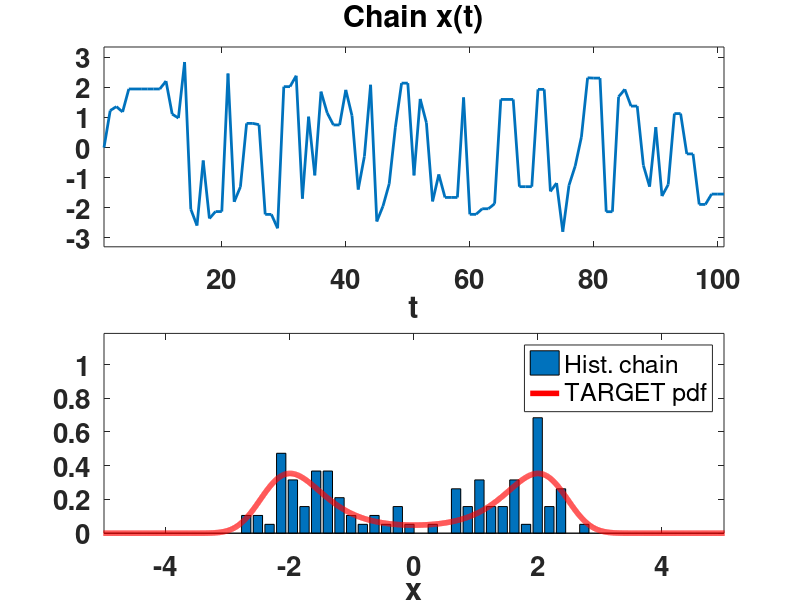
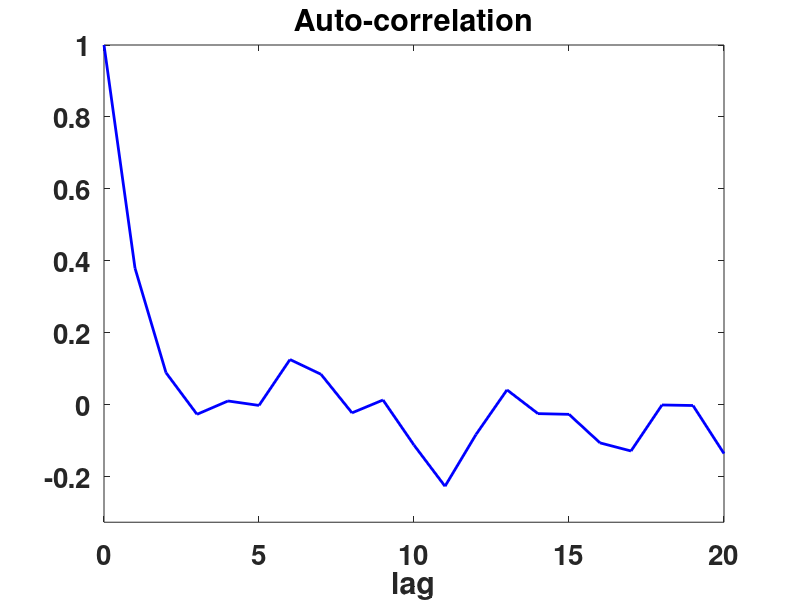

MATLAB code for these plots, in order:
%%%%%%%%%%%%%%%%%%%%%%%%%%%%%%%%%%%%%%%%%%%%%%%%%%%%%
%%%%%%%%%%%%%%%%%%%%%%%%%%%%%%%%%%%%%%%%%%%%%%%%%%%%%
%%%%           Example of an                       %%
%%%% Ensemble MCMC with an independent proposal    %%
%%%%                                               %%  
%%%%%%%%%%%%%%%%%%%%%%%%%%%%%%%%%%%%%%%%%%%%%%%%%%%%%
%%%%%%%%%%%%%%%%%%%%%%%%%%%%%%%%%%%%%%%%%%%%%%%%%%%%%
clear all
close all
clc
disp('%%%%%%%%%%%%%%%%%%%%%%%%%%%%%%%%%%%%%%%%%%%%%%%%%%%%%%%%%%%%%%%%%%%%%')
disp(['%% Ensemble MCMC with an independent proposal pdf  %%'])
disp('%%%%%%%%%%%%%%%%%%%%%%%%%%%%%%%%%%%%%%%%%%%%%%%%%%%%%%%%%%%%%%%%%%%%%')
disp(' ')
%%%%%%%%%%%%%%%%%%%%%%%%%%%%%%
%%% Bimodal Target function %%
%%%%%%%%%%%%%%%%%%%%%%%%%%%%%%
Tar=@(x) exp(-(x.^2-4).^2/(8));
%%%%%%%%%%%%%%%%%%%%%%%%%%%%%%%%%%%%%%%%%%%%%%%%%%%%%%%%%%%%%%%%%%%%%%%%%%%
%%%%%%%%%%%%%%%%%%%%%%%%%%%%%%%%
%%% Proposal functio function %%
%%%%%%%%%%%%%%%%%%%%%%%%%%%%%%%%
mu_p=0;  %%% parameter of the proposal
sig_p=3; %%% parameter of the proposal 
Prop=@(x) exp(-(x-mu_p).^2/(2*sig_p^2));  %%% proposal
%%%%%%%%%%%%%%%%%%%%%%%%%%%%%%%%%%%%%%%%%%%%%%%%%%%%%%%%%%%%%%%%%%%%%%%%%%%
%%% Ask for the number of tries
N_tries=input('Select the number of tries (N>0) : ');
if N_tries<=0
    disp('Number of tries = 1')
    N_tries=1;
end
disp(' ')
%%%%%%%%%%%%%%%%%%%%%%%%%%%%%%%%%%%%%%%%%%%%%%%%%%%%%%%%%%%%%%%%%%%%%%%%%%%
T=input('Number of MCMC iterations (T>=100) : ');
if T<=100
    disp('T = 100')
    T=100;%%% number of iterations of the MCMC chains
end
disp(' ')
%%%%%
cont_accepted_jumps=0; %%% aux variables
%%%%%%%%%%%%%%%%%%%%%%%%%%%%%%%%%%%%%%%%%%%%%%%
%%%%  starting point of the chain          %%%%  
%%%%%%%%%%%%%%%%%%%%%%%%%%%%%%%%%%%%%%%%%%%%%%%
x=0;
%%%%%%%%%%%%%%%%%
%%%% MAIN LOOP %%
%%%%%%%%%%%%%%%%%
for t=2:T+1
%%%%%%%%%%%%%%%%%%%%%%%%%%%%%%%%%%%%%%%
%%%%% Generate N_tries candidates %%%%%
%%%%%%%%%%%%%%%%%%%%%%%%%%%%%%%%%%%%%%%
x_c=mu_p+sig_p*randn(1,N_tries); 
%%%%%%%%%%%%%%%%%%%%%%%%%%%%%%%%%%%%%%%%%%%%%%%
%%%% Add the previous state                %%%%
%%%%%%%%%%%%%%%%%%%%%%%%%%%%%%%%%%%%%%%%%%%%%%%
x_compl=[x_c x(t-1)];
%%%%%%%%%%%%%%%%%%%%%%%%%%%%%%%%%%%%%%%%%%%%%%
%%%% Compute IS weights                   %%%%
%%%%%%%%%%%%%%%%%%%%%%%%%%%%%%%%%%%%%%%%%%%%%%
w_compl=Tar(x_compl)./Prop(x_compl);
w_compl=w_compl+10^(-323); %%% avoiding computational issues
wn=w_compl/sum(w_compl);
%%%%%%%%%%%%%%%%%%%%%%%
%%% Pick one sample %%%
%%%%%%%%%%%%%%%%%%%%%%%
pos=randsrc(1,1,[1:N_tries+1; wn]);
x(t)=x_compl(:,pos);
%%%%%%%%%%%%%%%%%%%%%%%%%%
        if x(t)~=x(t-1)
            cont_accepted_jumps=cont_accepted_jumps+1;
        end
end %%%% END MAIN LOOP
%%%%%%%%%%%%%%%%%%%%%%%%%%%%%%%%%%%%%%%%%%%%%%%%%%%%%%%%%%%%%%%%%%%%%%%%%%%
%%%%%%%%%%%%%%%%%%%%%%%%%%%%%%%%%%%%%%%%%%%%%%%%%%%%%%%%%%%%%%%%%%%%%%%%%%%
%%% SHOWING some performance measures
aux=x-mean(x);
for i=1:20
  AutoCorr_lag(i)=sum(aux(1:end-i).*aux(i+1:end))/sum(aux(1:end).*aux(1:end));
end
RateJumps=cont_accepted_jumps./T;
disp('------------------------------------------------------ ')
disp(['Rate of jumps (acceptance rate) at this run : ',num2str(RateJumps)])
disp(' ')
disp(['AutoCorr at lag-1 at this run : ',num2str(AutoCorr_lag(1))])
disp(['AutoCorr at lag-2 at this run : ',num2str(AutoCorr_lag(2))])
disp(['AutoCorr at lag-10 at this run : ',num2str(AutoCorr_lag(10))])
disp('------------------------------------------------------ ')
%%%%%%%%%%%%%%%%
%%%%% plots %%%%
%%%%%%%%%%%%%%%%
   figure
    subplot(2,1,1)
    plot(x,'LineWidth',2)
    set(gca,'FontWeight','Bold','FontSize',20)
    axis([1 T+1 min(x)-0.5 max(x)+0.5])
    xlabel('t')
    title('Chain x(t)') 
    subplot(2,1,2)
    hold on
    [e,b]=hist(x,30);
    Zbar=sum(e*(b(2)-b(1)));
    hold on
    set(gca,'FontWeight','Bold','FontSize',20)
    box on
    bar(b,1/Zbar*e)
    step1=0.001;
    x1=-10:step1:10;
    Z=sum(Tar(x1)*step1);
    plot(x1,(1/Z)*Tar(x1),'r','LineWidth',4)
    axis([-5 5 0 max(1/Zbar*e)+0.5])
    legend('Hist. chain','TARGET pdf')
    xlabel('x')  
  %%%%%%%%%%%%%%%%%%%%%%%%%%%%
   figure
   plot([0:20],[1 AutoCorr_lag],'b-','LineWidth',2)
   set(gca,'FontWeight','Bold','FontSize',20)
   title('Auto-correlation')
    xlabel('lag')  
    axis([0 20 min(AutoCorr_lag)-0.1 1])
